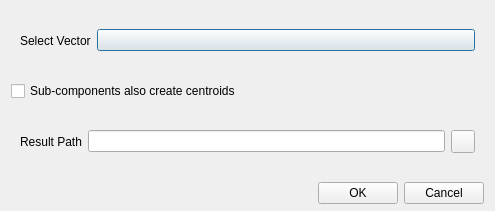
<?xml version="1.0" encoding="UTF-8"?>
<ui version="4.0">
 <class>shpCalCentroidDialog</class>
 <widget class="QDialog" name="shpCalCentroidDialog">
  <property name="geometry">
   <rect>
    <x>0</x>
    <y>0</y>
    <width>495</width>
    <height>211</height>
   </rect>
  </property>
  <property name="windowTitle">
   <string>Vector Cal Centroid Parameter Settings</string>
  </property>
  <layout class="QVBoxLayout" name="verticalLayout">
   <property name="spacing">
    <number>6</number>
   </property>
   <property name="topMargin">
    <number>6</number>
   </property>
   <property name="bottomMargin">
    <number>7</number>
   </property>
   <item>
    <widget class="CardWidget" name="CardWidget_4">
     <property name="layoutDirection">
      <enum>Qt::LeftToRight</enum>
     </property>
     <layout class="QHBoxLayout" name="horizontalLayout_5">
      <item>
       <widget class="BodyLabel" name="BodyLabel">
        <property name="text">
         <string>Select Vector</string>
        </property>
       </widget>
      </item>
      <item>
       <widget class="ComboBox" name="selectShpCb">
        <property name="sizePolicy">
         <sizepolicy hsizetype="Expanding" vsizetype="Fixed">
          <horstretch>0</horstretch>
          <verstretch>0</verstretch>
         </sizepolicy>
        </property>
       </widget>
      </item>
     </layout>
    </widget>
   </item>
   <item>
    <widget class="CheckBox" name="allPartCheckBox">
     <property name="text">
      <string>Sub-components also create centroids</string>
     </property>
    </widget>
   </item>
   <item>
    <widget class="CardWidget" name="CardWidget">
     <property name="layoutDirection">
      <enum>Qt::LeftToRight</enum>
     </property>
     <layout class="QHBoxLayout" name="horizontalLayout">
      <item>
       <widget class="BodyLabel" name="BodyLabel_4">
        <property name="text">
         <string>Result Path</string>
        </property>
       </widget>
      </item>
      <item>
       <widget class="LineEdit" name="resLE">
        <property name="readOnly">
         <bool>true</bool>
        </property>
       </widget>
      </item>
      <item>
       <widget class="ToolButton" name="selectSaveFilePB"/>
      </item>
     </layout>
    </widget>
   </item>
   <item>
    <layout class="QHBoxLayout" name="horizontalLayout_3">
     <item>
      <spacer name="horizontalSpacer">
       <property name="orientation">
        <enum>Qt::Horizontal</enum>
       </property>
       <property name="sizeHint" stdset="0">
        <size>
         <width>40</width>
         <height>20</height>
        </size>
       </property>
      </spacer>
     </item>
     <item>
      <widget class="PushButton" name="runPB">
       <property name="text">
        <string>OK</string>
       </property>
      </widget>
     </item>
     <item>
      <widget class="PushButton" name="cancelPB">
       <property name="text">
        <string>Cancel</string>
       </property>
      </widget>
     </item>
    </layout>
   </item>
  </layout>
 </widget>
 <customwidgets>
  <customwidget>
   <class>CheckBox</class>
   <extends>QCheckBox</extends>
   <header>qfluentwidgets</header>
  </customwidget>
  <customwidget>
   <class>ComboBox</class>
   <extends>QPushButton</extends>
   <header>qfluentwidgets</header>
  </customwidget>
  <customwidget>
   <class>PushButton</class>
   <extends>QPushButton</extends>
   <header>qfluentwidgets</header>
  </customwidget>
  <customwidget>
   <class>ToolButton</class>
   <extends>QToolButton</extends>
   <header>qfluentwidgets</header>
  </customwidget>
  <customwidget>
   <class>CardWidget</class>
   <extends>QFrame</extends>
   <header>qfluentwidgets</header>
   <container>1</container>
  </customwidget>
  <customwidget>
   <class>BodyLabel</class>
   <extends>QLabel</extends>
   <header>qfluentwidgets</header>
  </customwidget>
  <customwidget>
   <class>LineEdit</class>
   <extends>QLineEdit</extends>
   <header>qfluentwidgets</header>
  </customwidget>
 </customwidgets>
 <resources>
  <include location="../../yoyirs.qrc"/>
 </resources>
 <connections/>
</ui>
